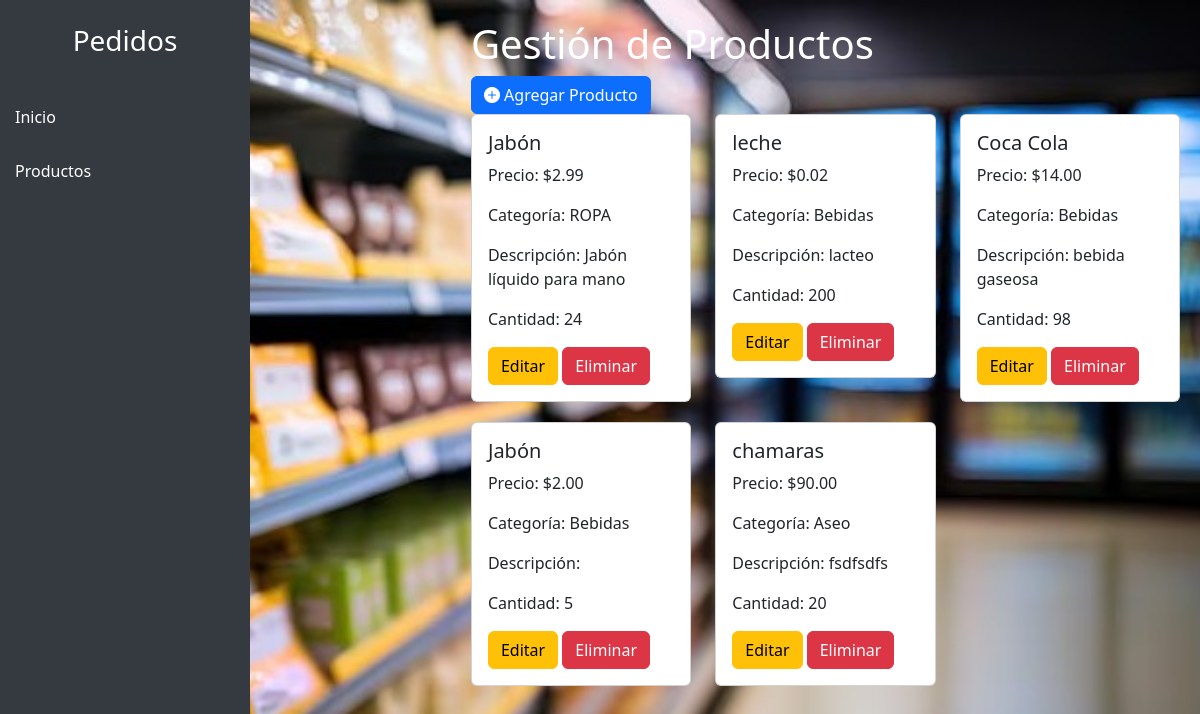
/productos/productos.php?success=1, run on the app's committed database.
### tables this page shows
CREATE TABLE `productos` (
  `id_producto` int(11) NOT NULL,
  `nombre` varchar(100) NOT NULL,
  `descripcion` text DEFAULT NULL,
  `precio` decimal(10,2) NOT NULL,
  `id_categoria` int(11) DEFAULT NULL,
  `fecha_creacion` timestamp NOT NULL DEFAULT current_timestamp(),
  `cantidad` int(11) DEFAULT 0
);

CREATE TABLE `categorias` (
  `id_categoria` int(11) NOT NULL,
  `nombre` varchar(100) NOT NULL,
  `descripcion` text DEFAULT NULL
);

### productos/productos.php (the view, shortened to what this page needs)
<?php
include "../conexionMysql.php";
if (isset($_GET['success']) && $_GET['success'] == 1) {
    echo '<div class="alert alert-success" role="alert">¡Producto actualizado exitosamente!</div>';
}
$sqlProductos = "SELECT p.id_producto AS id, p.nombre AS nombre, p.precio AS precio, p.descripcion AS descripcion, p.cantidad AS cantidad, c.nombre AS categoria
                 FROM productos p
                 LEFT JOIN categorias c ON p.id_categoria = c.id_categoria";
$resultProductos = $conexion->query($sqlProductos);
?>
<!DOCTYPE html>
<html lang="es">
<head>
    <link href="https://cdn.jsdelivr.net/npm/bootstrap@5.3.3/dist/css/bootstrap.min.css" rel="stylesheet">
    <link rel="stylesheet" href="https://cdn.jsdelivr.net/npm/bootstrap-icons@1.10.5/font/bootstrap-icons.css">
</head>
<body>
    <div class="sidebar">
        <h3 class="text-white text-center py-4">Pedidos </h3>
        <a href="../home.php">Inicio</a>
        <a href="../productos/productos.php">Productos</a>
    </div>
    <div class="content">
        <h1 class="title-white">Gestión de Productos</h1>
        <button class="btn btn-primary" data-bs-toggle="modal" data-bs-target="#addProductModal">
            <i class="bi bi-plus-circle-fill"></i> Agregar Producto
        </button>
        <div class="row">
            <?php if ($resultProductos->num_rows > 0): ?>
                <?php while ($producto = $resultProductos->fetch_assoc()): ?>
                    <div class="col-md-4">
                        <div class="card">
                            <div class="card-body">
                                <h5 class="card-title"><?= htmlspecialchars($producto['nombre']) ?></h5>
                                <p class="card-text">Precio: $<?= number_format($producto['precio'], 2) ?></p>
                                <p class="card-text">Categoría: <?= htmlspecialchars($producto['categoria']) ?></p>
                                <p class="card-text">Descripción: <?= htmlspecialchars($producto['descripcion']) ?></p>
                                <p class="card-text">Cantidad: <?= htmlspecialchars($producto['cantidad']) ?></p>
                                <button class="btn btn-warning" onclick="openEditModal(<?= $producto['id'] ?>, '<?= htmlspecialchars($producto['nombre'], ENT_QUOTES) ?>', <?= $producto['precio'] ?>, '<?= htmlspecialchars($producto['categoria'], ENT_QUOTES) ?>', <?= $producto['cantidad'] ?>, '<?= htmlspecialchars($producto['descripcion'], ENT_QUOTES) ?>')">Editar</button>
                                <button class="btn btn-danger" onclick="openDeleteModal(<?= $producto['id'] ?>, '<?= htmlspecialchars($producto['nombre']) ?>')">Eliminar</button>
                            </div>
                        </div>
                    </div>
                <?php endwhile; ?>
            <?php else: ?>
                <div class="col-12">
                    <div class="alert alert-info" role="alert">No hay productos disponibles.</div>
                </div>
            <?php endif; ?>
        </div>
    </div>
</body>
</html>

### productos/productos.php (style rules this page uses)
body { display: flex; background-image: url('../imagenes.img/ima.jpeg'); background-size: cover; background-position: center; min-height: 100vh; }
.sidebar { width: 250px; background-color: #343a40; height: 100vh; position: fixed; }
.sidebar a { display: block; color: white; padding: 15px; text-decoration: none; }
.content { margin-left: 250px; padding: 20px; width: 100%; }
.btn { transition: background-color 0.3s ease; }
.card { margin-bottom: 20px; }
.title-white { color: white; }

### data on the page
productos: nombre "Jabón", precio "2.99", id_categoria.nombre "ROPA", descripcion "Jabón líquido para mano", cantidad "24"
productos: nombre "leche", precio "0.02", id_categoria.nombre "Bebidas", descripcion "lacteo", cantidad "200"
productos: nombre "Coca Cola", precio "14.00", id_categoria.nombre "Bebidas", descripcion "bebida gaseosa", cantidad "98"
productos: nombre "Jabón", precio "2.00", id_categoria.nombre "Bebidas", cantidad "5"
productos: nombre "chamaras", precio "90.00", id_categoria.nombre "Aseo", descripcion "fsdfsdfs", cantidad "20"
